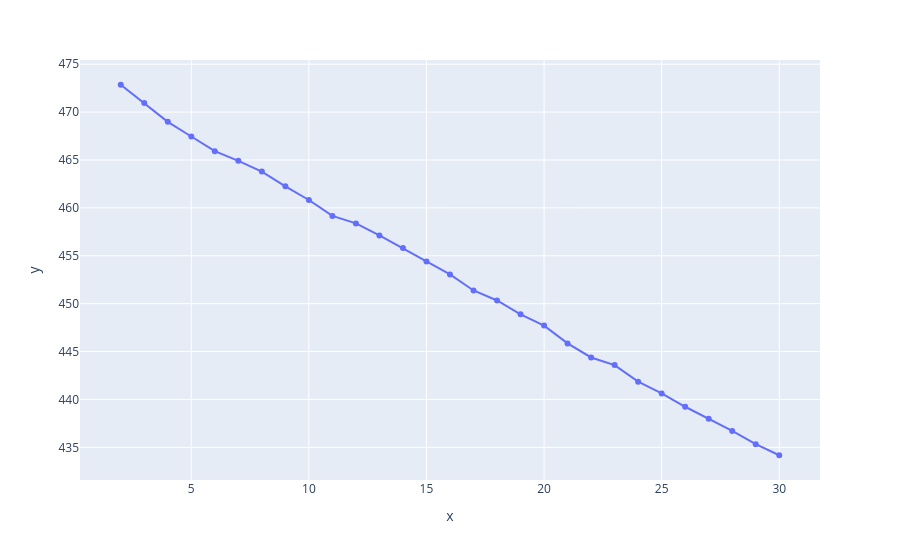

Notebook cell for this chart:
### Code cell
inertia_plotter(ner_tfidf_td_matrix,30)

### Figure 1 — Plotly figure (JSON) as saved in the notebook; plotly's stock layout.template omitted (floating-point values rounded to 4 significant figures)
{"data": [{"hovertemplate": "x=%{x}<br>y=%{y}<extra></extra>", "legendgroup": "", "line": {"color": "#636efa", "dash": "solid"}, "marker": {"symbol": "circle"}, "mode": "lines+markers", "name": "", "orientation": "v", "showlegend": false, "type": "scatter", "x": [2, 3, 4, 5, 6, 7, 8, 9, 10, 11, 12, 13, 14, 15, 16, 17, 18, 19, 20, 21, 22, 23, 24, 25, 26, 27, 28, 29, 30], "xaxis": "x", "y": [472.9, 471.0, 469.0, 467.4, 465.9, 464.9, 463.8, 462.2, 460.8, 459.2, 458.4, 457.1, 455.8, 454.4, 453.1, 451.4, 450.3, 448.9, 447.7, 445.9, 444.4, 443.6, 441.9, 440.6, 439.2, 438.0, 436.7, 435.3, 434.2], "yaxis": "y"}], "layout": {"legend": {"tracegroupgap": 0}, "margin": {"t": 60}, "xaxis": {"anchor": "y", "domain": [0, 1], "title": {"text": "x"}}, "yaxis": {"anchor": "x", "domain": [0, 1], "title": {"text": "y"}}}}
